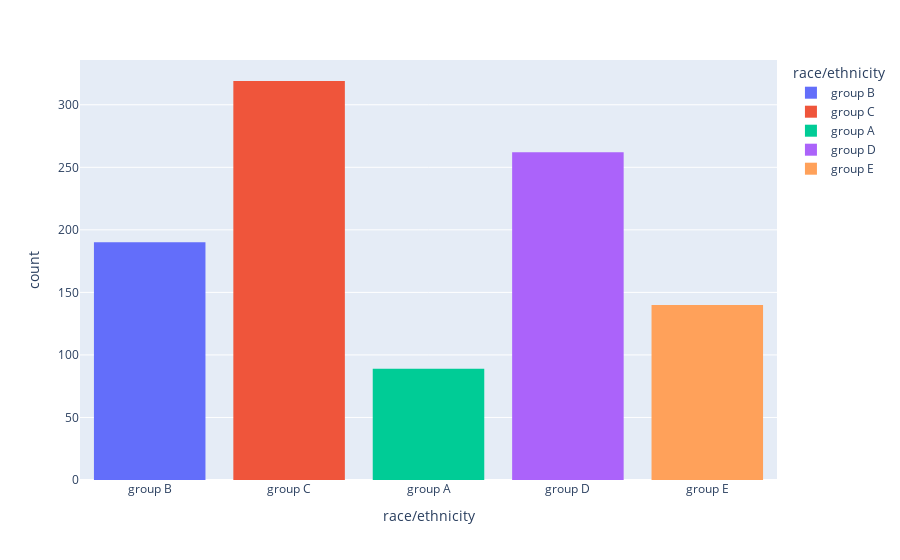

Notebook source saved alongside this figure:
### Code cell
px.histogram(dataset, x="race/ethnicity", color="race/ethnicity")

### Figure 1 — Plotly figure (JSON) as saved in the notebook; plotly's stock layout.template omitted (floating-point values rounded to 4 significant figures; data arrays with more than 128 entries replaced by an {"elided": "..."} marker saying what was removed)
{"data": [{"alignmentgroup": "True", "bingroup": "x", "hovertemplate": "race/ethnicity=%{x}<br>count=%{y}<extra></extra>", "legendgroup": "group B", "marker": {"color": "#636efa", "pattern": {"shape": ""}}, "name": "group B", "offsetgroup": "group B", "orientation": "v", "showlegend": true, "type": "histogram", "x": {"elided": "190 str values"}, "xaxis": "x", "yaxis": "y"}, {"alignmentgroup": "True", "bingroup": "x", "hovertemplate": "race/ethnicity=%{x}<br>count=%{y}<extra></extra>", "legendgroup": "group C", "marker": {"color": "#EF553B", "pattern": {"shape": ""}}, "name": "group C", "offsetgroup": "group C", "orientation": "v", "showlegend": true, "type": "histogram", "x": {"elided": "319 str values"}, "xaxis": "x", "yaxis": "y"}, {"alignmentgroup": "True", "bingroup": "x", "hovertemplate": "race/ethnicity=%{x}<br>count=%{y}<extra></extra>", "legendgroup": "group A", "marker": {"color": "#00cc96", "pattern": {"shape": ""}}, "name": "group A", "offsetgroup": "group A", "orientation": "v", "showlegend": true, "type": "histogram", "x": ["group A", "group A", "group A", "group A", "group A", "group A", "group A", "group A", "group A", "group A", "group A", "group A", "group A", "group A", "group A", "group A", "group A", "group A", "group A", "group A", "group A", "group A", "group A", "group A", "group A", "group A", "group A", "group A", "group A", "group A", "group A", "group A", "group A", "group A", "group A", "group A", "group A", "group A", "group A", "group A", "group A", "group A", "group A", "group A", "group A", "group A", "group A", "group A", "group A", "group A", "group A", "group A", "group A", "group A", "group A", "group A", "group A", "group A", "group A", "group A", "group A", "group A", "group A", "group A", "group A", "group A", "group A", "group A", "group A", "group A", "group A", "group A", "group A", "group A", "group A", "group A", "group A", "group A", "group A", "group A", "group A", "group A", "group A", "group A", "group A", "group A", "group A", "group A", "group A"], "xaxis": "x", "yaxis": "y"}, {"alignmentgroup": "True", "bingroup": "x", "hovertemplate": "race/ethnicity=%{x}<br>count=%{y}<extra></extra>", "legendgroup": "group D", "marker": {"color": "#ab63fa", "pattern": {"shape": ""}}, "name": "group D", "offsetgroup": "group D", "orientation": "v", "showlegend": true, "type": "histogram", "x": {"elided": "262 str values"}, "xaxis": "x", "yaxis": "y"}, {"alignmentgroup": "True", "bingroup": "x", "hovertemplate": "race/ethnicity=%{x}<br>count=%{y}<extra></extra>", "legendgroup": "group E", "marker": {"color": "#FFA15A", "pattern": {"shape": ""}}, "name": "group E", "offsetgroup": "group E", "orientation": "v", "showlegend": true, "type": "histogram", "x": {"elided": "140 str values"}, "xaxis": "x", "yaxis": "y"}], "layout": {"barmode": "relative", "legend": {"title": {"text": "race/ethnicity"}, "tracegroupgap": 0}, "margin": {"t": 60}, "xaxis": {"anchor": "y", "categoryarray": ["group B", "group C", "group A", "group D", "group E"], "categoryorder": "array", "domain": [0, 1], "title": {"text": "race/ethnicity"}}, "yaxis": {"anchor": "x", "domain": [0, 1], "title": {"text": "count"}}}}
